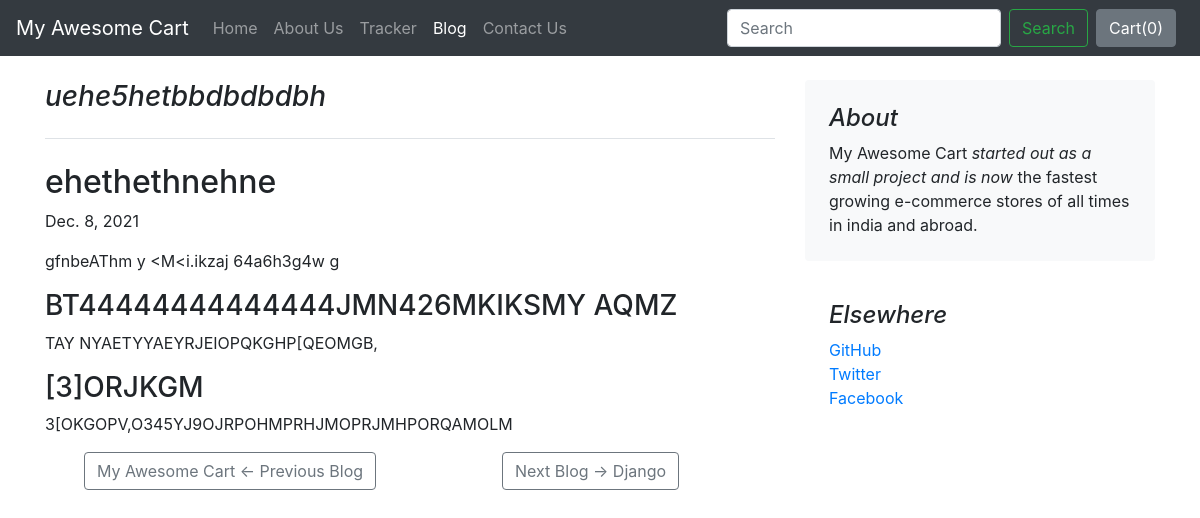
The app's page /blog/blogpost/3 with its own data.
### blog/models.py (models this page shows)
class Blogpost(models.Model):
    post_id = models.AutoField(primary_key=True)
    title = models.CharField(max_length=50)
    head0 = models.CharField(max_length=500, default="")
    chead0 = models.CharField(max_length=5000, default="")
    head1 = models.CharField(max_length=500, default="")
    chead1 = models.CharField(max_length=5000, default="")
    head2 = models.CharField(max_length=500, default="")
    chead2 = models.CharField(max_length=5000, default="")
    pub_date = models.DateField()
    thumbnail = models.ImageField(upload_to='blog/image', default="")
    def __str__(self):
        return self.title

### blog/views.py (the view)
# urls.py: path("blogpost/<int:id>", views.blogpost, name="blogPost")
def blogpost(request, id):
    myposts = Blogpost.objects.all()
    posts = Blogpost.objects.filter(post_id=id)[0]
    blogIndex = []
    nBlogs = len(myposts)
    for post in myposts:
        blogIndex.append(post.post_id)
    indexID = blogIndex.index(id)
    if indexID>0:
        p1 = blogIndex[indexID-1]
        post1 = Blogpost.objects.filter(post_id=p1)[0]
    else:
        post1 = 'NIL'
    if indexID<nBlogs-1:
        p2 = blogIndex[indexID + 1]
        post2 = Blogpost.objects.filter(post_id=p2)[0]
    else:
        post2 = 'NIL'
    print(post1, post2, indexID)
    return render(request, 'blog/blogpost.html', {'posts': posts, 'id':id, 'post1': post1, 'post2':post2, 'index': indexID, 'nBlogs': nBlogs})

### blog/templates/blog/blogpost.html
{% extends 'blog/basic.html' %}
{% block body %}
<div class="container">
    <div class="row mt-4">
        <div class="col-md-8 blog-main">
            <h3 class="pb-4 mb-4 font-italic border-bottom">
                {{posts.title}}
            </h3>
            <div class="blog-post">
                <h2 class="blog-post-title">{{posts.head0}}</h2>
                <p class="blog-post-meta">{{posts.pub_date}}</p>
                <p>{{posts.chead0}}</p>
                <h3>{{posts.head1}}</h3>
                <p>{{posts.chead1}}</p>
                <h3>{{posts.head2}}</h3>
                <p>{{posts.chead2}}</p>
            </div>
        </div>
        <aside class="col-md-4 blog-sidebar">
            <div class="p-4 mb-3 bg-light rounded">
                <h4 class="font-italic">About</h4>
                <p class="mb-0">My Awesome Cart <em>started out as a small project and is now</em> the fastest growing e-commerce stores of all times in india and abroad.</p>
            </div>
            <div class="p-4">
                <h4 class="font-italic">Elsewhere</h4>
                <ol class="list-unstyled">
                    <li><a href="#">GitHub</a></li>
                    <li><a href="#">Twitter</a></li>
                    <li><a href="#">Facebook</a></li>
                </ol>
            </div>
        </aside>
    </div>
    <div class="blog-pagination d-flex justify-content-between mb-0" aria-label="Pagination">
        {% if post1 != 'NIL' %}
        <span class="mx-4 col-md-4" id="prev">
            <a title="Enhancements in SAP " id="tooltip1" href="/blog/blogpost/{{post1.post_id}}" class="text-warning prevlesson"><button type="button" class="btn btn-outline-secondary">{{post1.title}} ← Previous Blog </button></a></span>
        {% endif %}
        {% if post2 != 'NIL' %}
        <span class="mx-4 col-md-8" id="next">
            <a title="Finding BADI for a T-Code in SAP" rel="next" id="tooltip" href="/blog/blogpost/{{post2.post_id}}" class="text-warning nextlesson"><button type="button" class="btn btn-outline-secondary">Next Blog → {{post2.title}}</button></a>
        </span>
        {% endif %}
    </div>
</div>
{% endblock %}

### records on screen
Blogpost: title "uehe5hetbbdbdbdbh", head0 "ehethethnehne", pub_date "Dec. 8, 2021", chead0 "gfnbeAThm y <M<i.ikzaj 64a6h3g4w g", head1 "BT44444444444444JMN426MKIKSMY AQMZ", chead1 "TAY NYAETYYAEYRJEIOPQKGHP[QEOMGB,", head2 "[3]ORJKGM", chead2 "3[OKGOPV,O345YJ9OJRPOHMPRHJMOPRJMHPORQAMOLM"
Blogpost: title "My Awesome Cart"
Blogpost: title "Django"
